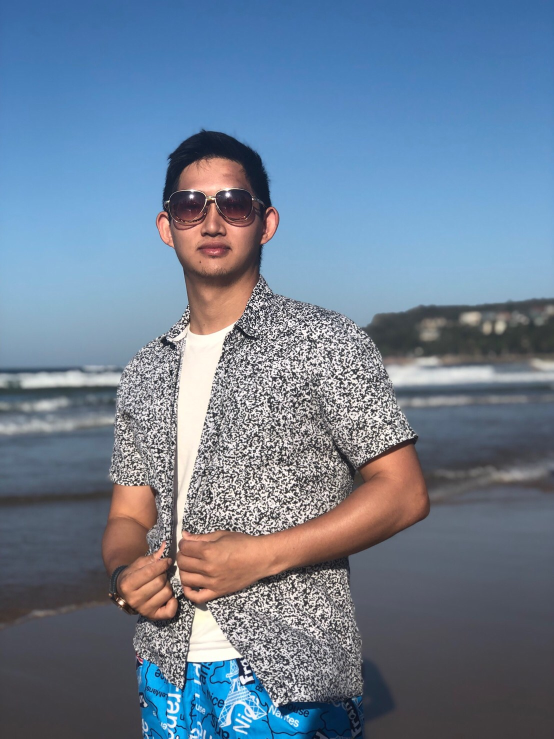
#> input picture data/test_data/3.jpg, 1108 x 1478 px (shown at 1/2 size)
$ python 1-4_8_David_masking.py --image ../../data/test_data/3.jpg
#> lines starting #> are read from the running program, lines starting #| are printed output that depends on the picture; after the words box and inside, x2 and y2 are one past the last pixel; in counts of white or black regions, pixels touching at a corner belong together
# USAGE
# python 1_4_8_David_masking.py --image "../../../../Dataset/data/3.jpg"

# import the necessary packages
import numpy as np
import argparse
import cv2

# construct the argument parser and parse the arguments
ap = argparse.ArgumentParser()
ap.add_argument("-i", "--image", required=True, help="Path to the image")
args = vars(ap.parse_args())

# load the image and display it it
image = cv2.imread(args["image"])
#> image is the input picture: shape (1478, 1108, 3); mean B, G, R 147.6, 126.6, 109.1
image = cv2.resize(image,(400,500), interpolation = cv2.INTER_CUBIC)
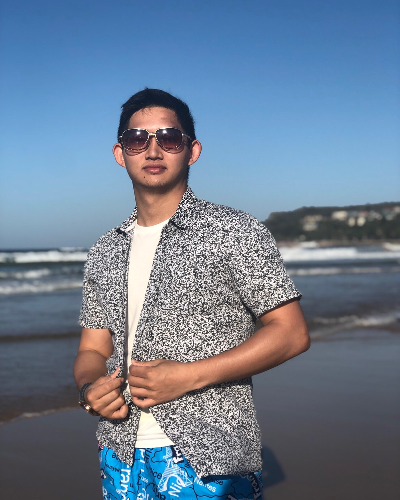
#> image: shape (500, 400, 3); mean B, G, R 147.6, 126.6, 109.1
cv2.imshow("Original", image)

# Masking allows us to focus only on parts of an image that interest us.
# A mask is the same size as our image, but has only two pixel values,
# 0 and 255. Pixels with a value of 0 are ignored in the orignal image,
# and mask pixels with a value of 255 are allowed to be kept. For example,
# let's construct a rectangular mask that displays only the person in
# the image
mask = np.zeros(image.shape[:2], dtype="uint8")
cv2.rectangle(mask, (50, 90), (350, 450), 255, -1)
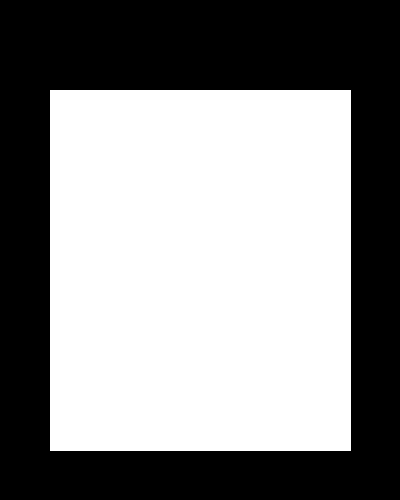
#> mask: shape (500, 400); 54.3% white; 1 black region, box (x1, y1, x2, y2) and area: (0, 0, 400, 500) 91339
cv2.imshow("Mask", mask)

# Apply out mask -- notice how only the person in the image is cropped out
masked = cv2.bitwise_and(image, image, mask=mask)
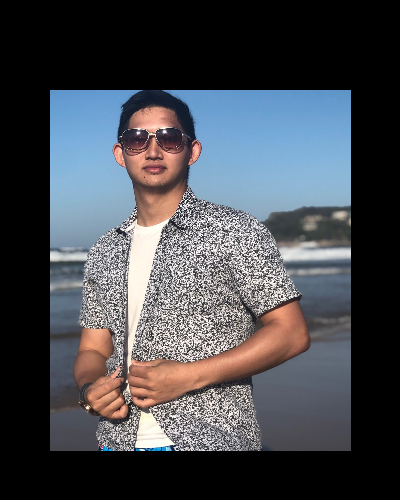
#> masked: shape (500, 400, 3); mean B, G, R 79.1, 73.6, 71.3
cv2.imshow("Mask Applied to Image", masked)
cv2.waitKey(0)

# Now, let's make a circular mask with a radius of 100 pixels and apply the
# mask again
mask = np.zeros(image.shape[:2], dtype="uint8")
cv2.circle(mask, (250, 300), 250, 255, -1)
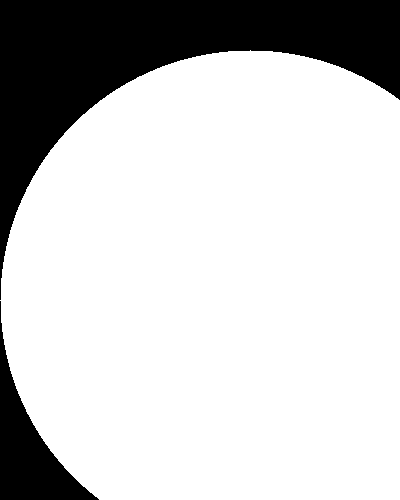
#> mask: shape (500, 400); 78.9% white; 2 black regions, box (x1, y1, x2, y2) and area: (0, 0, 400, 300) 36115, (0, 301, 99, 500) 6075
masked = cv2.bitwise_and(image, image, mask=mask)
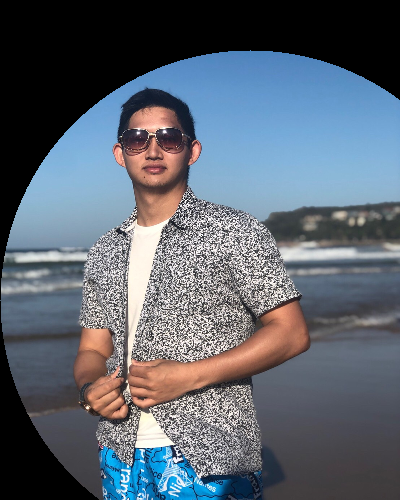
#> masked: shape (500, 400, 3); mean B, G, R 111.8, 100.8, 92.4
cv2.imshow("Mask", mask)
cv2.imshow("Mask Applied to Image", masked)
cv2.waitKey(0)

$ run again, with data/test_data/1.jpg copied over data/test_data/3.jpg
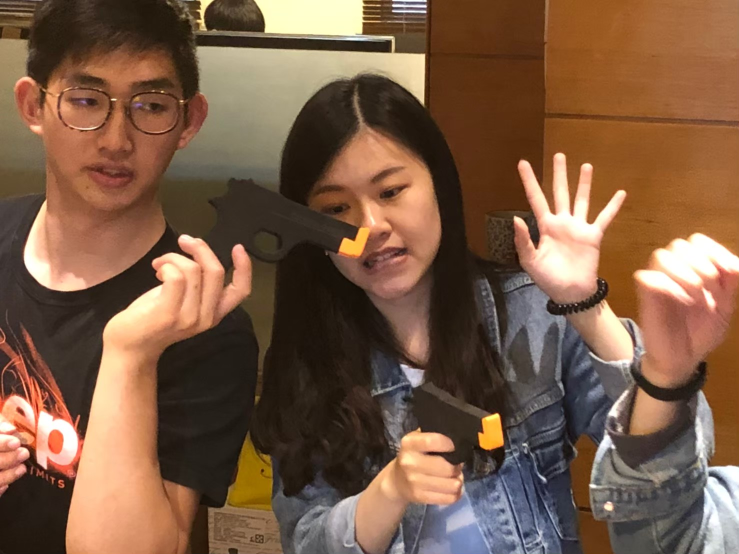
#> input picture data/test_data/1.jpg, 1478 x 1108 px (shown at 1/2 size)
#> image is the input picture: shape (1108, 1478, 3); mean B, G, R 69.3, 91.3, 122.5
#> `image = cv2.resize(image,(400,500), interpolation = cv2.INTER_CUBIC)`:
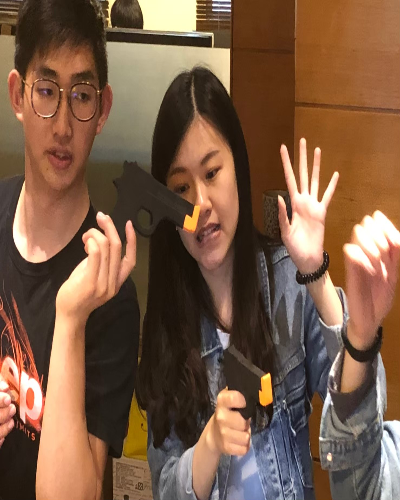
#> image: shape (500, 400, 3); mean B, G, R 69.3, 91.3, 122.5
#> `masked = cv2.bitwise_and(image, image, mask=mask)`:
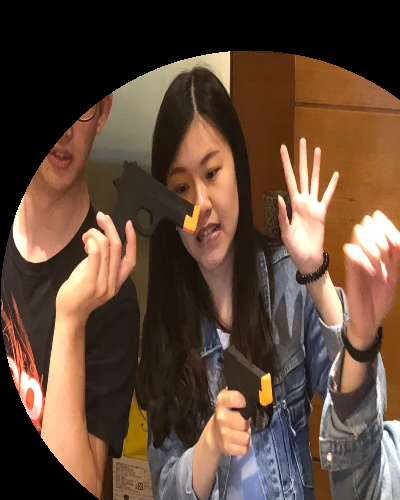
#> masked: shape (500, 400, 3); mean B, G, R 55.4, 71.2, 94.6

$ run again, with data/test_data/2.jpg copied over data/test_data/3.jpg
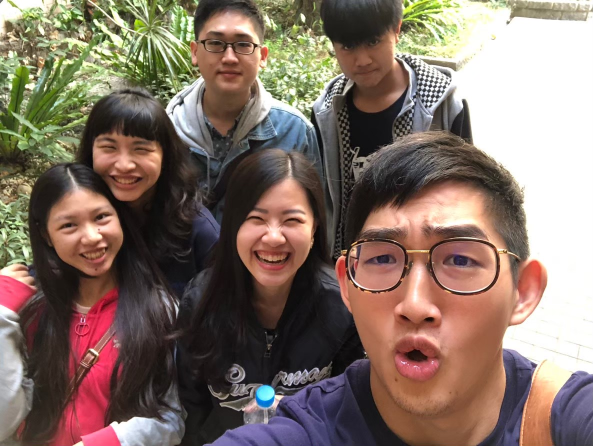
#> input picture data/test_data/2.jpg, 1186 x 892 px (shown at 1/2 size)
#> image is the input picture: shape (892, 1186, 3); mean B, G, R 103.3, 114, 132
#> `image = cv2.resize(image,(400,500), interpolation = cv2.INTER_CUBIC)`:
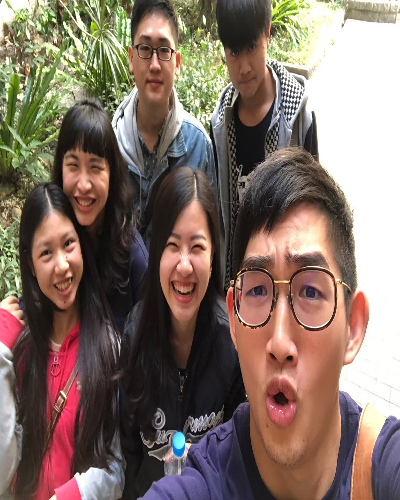
#> image: shape (500, 400, 3); mean B, G, R 103.3, 114, 132
#> `masked = cv2.bitwise_and(image, image, mask=mask)`:
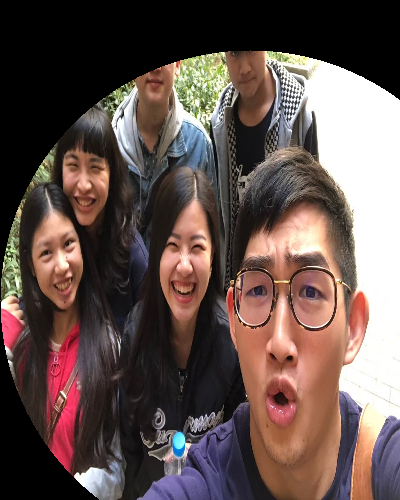
#> masked: shape (500, 400, 3); mean B, G, R 78.1, 82.7, 100

$ run again, with data/test_data/4.JPG copied over data/test_data/3.jpg
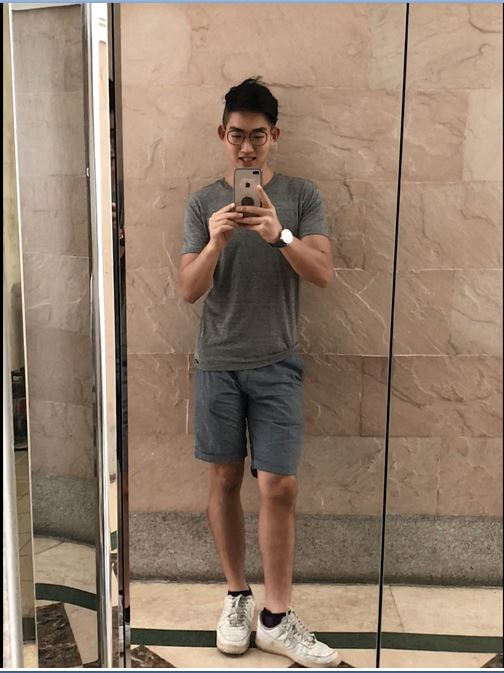
#> input picture data/test_data/4.JPG, 504 x 673 px
#> image is the input picture: shape (673, 504, 3); mean B, G, R 109.1, 126.5, 147.3
#> `image = cv2.resize(image,(400,500), interpolation = cv2.INTER_CUBIC)`:
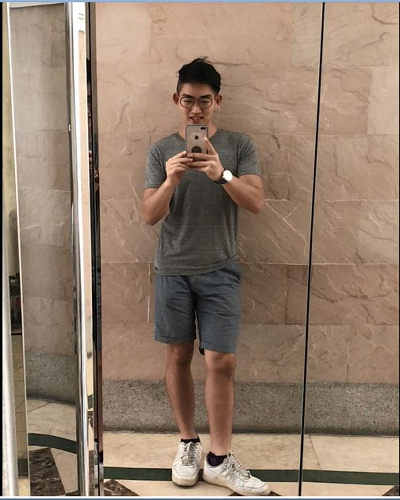
#> image: shape (500, 400, 3); mean B, G, R 109.1, 126.6, 147.4
#> `masked = cv2.bitwise_and(image, image, mask=mask)`:
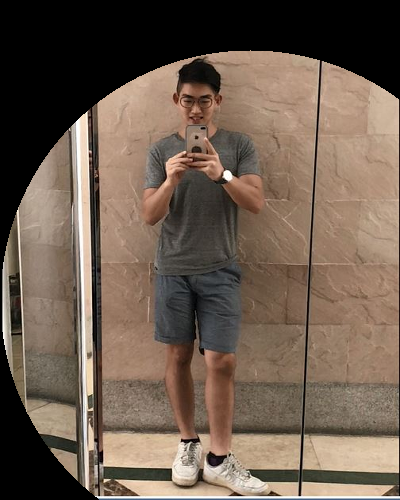
#> masked: shape (500, 400, 3); mean B, G, R 79.8, 93.5, 110.1
